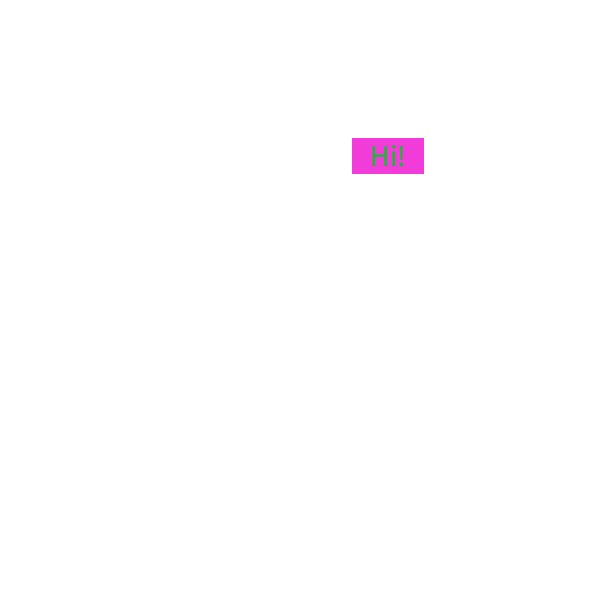
Frame 1 (no input)
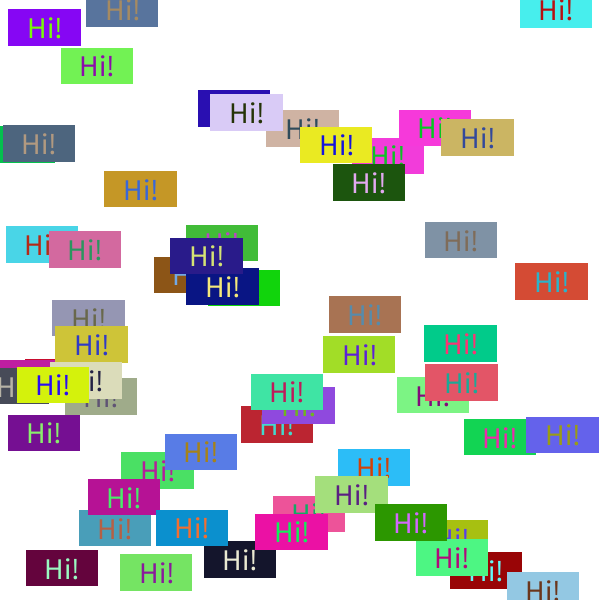
Frame 60 (the mouse pressed at the canvas centre just before this capture)
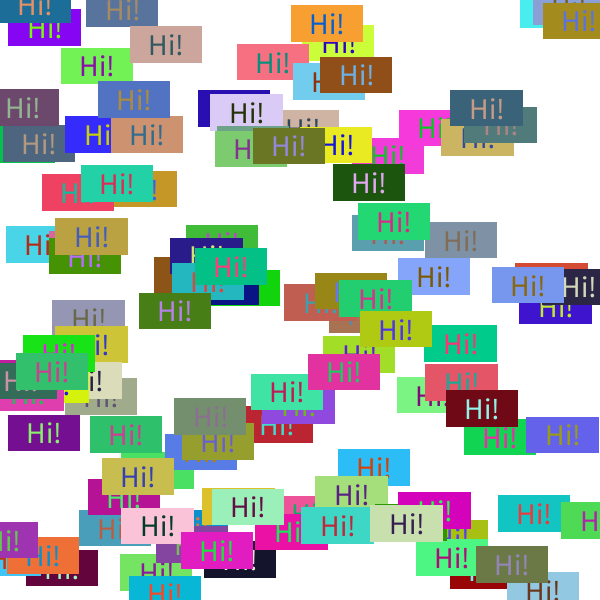
Frame 120 (the mouse held since frame 60 and released just before this capture)

The Processing sketch that drew these frames (run headless with seeded random() and noise(); from frame 60 on, the mouse is pressed at the canvas centre):

// Processing sketch: Day_8_stuff
// ── Day_8_stuff.pde
void setup() {
  size(600, 600);
  background(255);
}  

void draw(){
  draw_rect("Hi!", random(600),random(600),random(255),random(255),random(255));
  }
  

// ── Draw_box.pde
void draw_rect(String msn, float x, float y, float r, float g, float b) {
  rectMode(CENTER);
  textAlign(CENTER, CENTER);
  textSize(30);

  float z=textWidth(msn);

  fill(r, g, b);
  stroke(r,g,b);
  rect(x, y, z*2, z);
  fill(255-r,255-g,255-b);
  text(msn, x, y);
}
